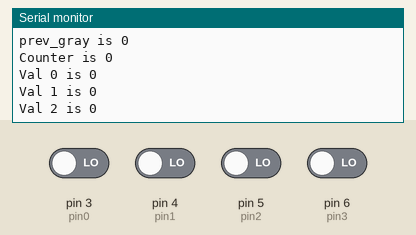
The sketch below on a simulated Arduino Leonardo, built with avr-gcc and run on an emulated ATmega32U4. Parts: the last lines printed to the serial monitor. The test bench sets the inputs (shaded band); at power-on: pin 3 (pin0), pin 4 (pin1), pin 5 (pin2), pin 6 (pin3) LOW.

Above: at 1.2 s.
1.3 s: pin 3 (pin0) driven HIGH
At 1.8 s:
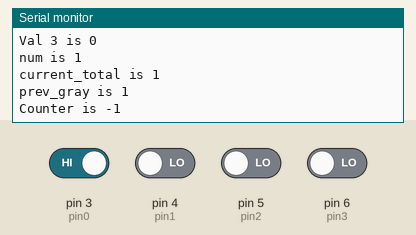
2.8 s: pin 4 (pin1) driven HIGH
At 3.4 s:
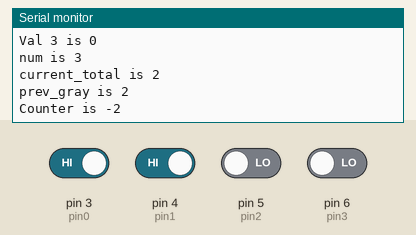
4.3 s: pin 5 (pin2) driven HIGH
At 5.2 s:
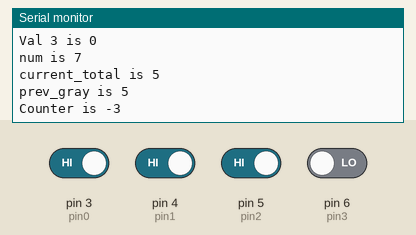
5.8 s: pin 6 (pin3) driven HIGH
At 6.6 s:
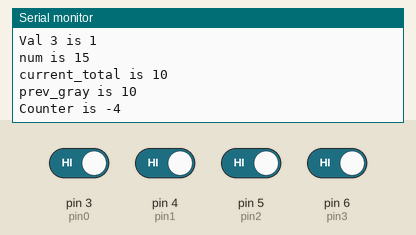
Timing chart, 0 to 7.3 s (numbered marks = the images above; inputs shaded):
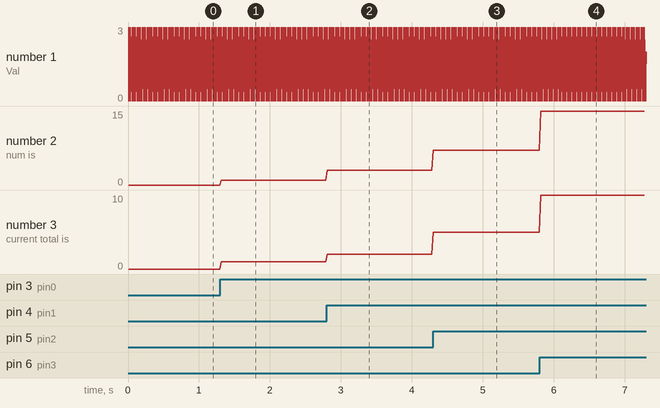

Measured:
- after the input at 1.3 s, the serial monitor: prints a new line at once (image 1)
- after the input at 2.8 s, the serial monitor: prints a new line at once (image 2)
- after the input at 4.3 s, the serial monitor: prints a new line at once (image 3)
- after the input at 5.8 s, the serial monitor: prints a new line at once (image 4)
- plotted number 2: 3 → 7 after the input at 4.3 s, 7 → 15 after the input at 5.8 s
- plotted number 3: 2 → 5 after the input at 4.3 s, 5 → 10 after the input at 5.8 s

The sketch:

rotary_encoder_test.ino
```cpp
#include <math.h>

int pin0 = 3;
int pin1 = 4;
int pin2 = 5;
int pin3 = 6;
int val0=0,val1=0,val2=0,val3=0;
int num=0;
int counter = 0;
int current_gray = 0;
int prev_gray = -1;

void setup() {
  pinMode(pin0, INPUT);
  pinMode(pin1, INPUT);
  pinMode(pin2, INPUT);
  pinMode(pin3, INPUT);

  // put your setup code here, to run once:
  Serial.begin(9600);

  while (!Serial) {
    delay(1); // will pause Zero, Leonardo, etc until serial console opens
  }

  Serial.println("Serial Connected");
}

void loop() {
  val0 = digitalRead(pin0);
  val1 = digitalRead(pin1);
  val2 = digitalRead(pin2);
  val3 = digitalRead(pin3);

  Serial.print("Val 0 is "); Serial.println(val0);
  Serial.print("Val 1 is "); Serial.println(val1);
  Serial.print("Val 2 is "); Serial.println(val2);
  Serial.print("Val 3 is "); Serial.println(val3);

  num = val0+val1*2+val2*4+val3*8;

  if(prev_gray == -1) prev_gray = GrayToBinary16(num);
  else current_gray = GrayToBinary16(num);

  if(prev_gray > current_gray) counter++;
  else if(prev_gray < current_gray) counter--;

  Serial.print("num is "); Serial.println(num);

  Serial.print("current_total is "); Serial.println(current_gray);

  Serial.print("prev_gray is "); Serial.println(prev_gray);

  Serial.print("Counter is "); Serial.println(counter);

  prev_gray = current_gray;

  delay(20);
}

unsigned int GrayToBinary16(unsigned int num)
{
    num = num ^ (num >> 16);
    num = num ^ (num >> 8);
    num = num ^ (num >> 4);
    num = num ^ (num >> 2);
    num = num ^ (num >> 1);
    return num;
}
```
